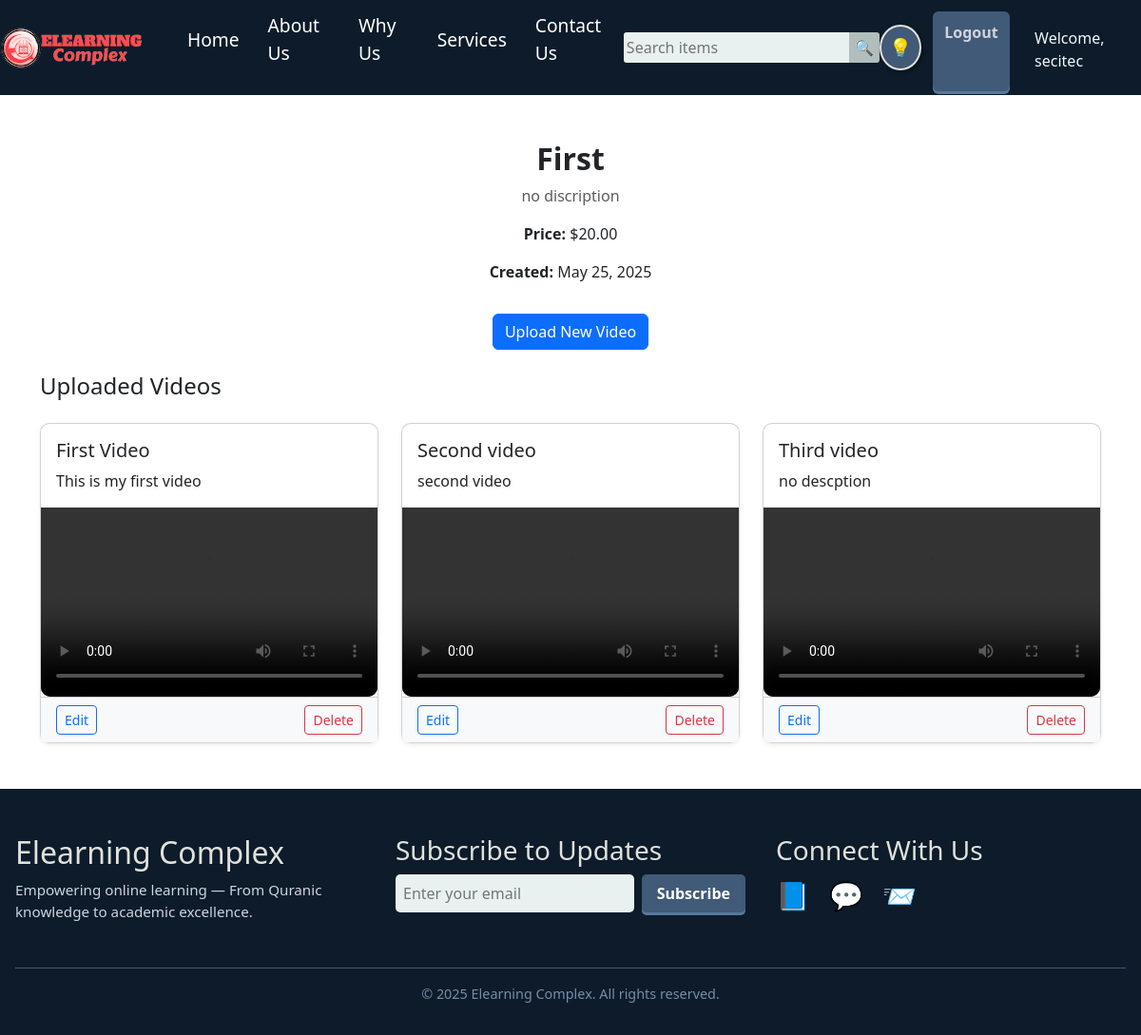
Screenshot of /teacher-dashboard/course/1/ (signed in) with the database file from the repository.
### firstapp/models.py (models this page shows, shortened)
class Courses(models.Model):
    name = models.CharField(max_length=100)
    description = models.TextField()
    price = models.DecimalField(max_digits=10, decimal_places=2)
    created_at = models.DateTimeField(auto_now_add=True)
    updated_at = models.DateTimeField(auto_now=True)
    teacher = models.ForeignKey(Teacher, on_delete=models.CASCADE)
    students = models.ManyToManyField(Student, related_name='courses')
    thumbnail = models.ImageField(upload_to='thumbnails/', blank=True, null=True)

class video(models.Model):
    file=models.FileField(upload_to='videos/', null=True, blank=True)
    title = models.CharField(max_length=100)
    description = models.TextField()
    url = models.URLField(null=True, blank=True)
    created_at = models.DateTimeField(auto_now_add=True)
    course = models.ForeignKey(Courses, on_delete=models.CASCADE)

### firstapp/views.py (the view)
# urls.py: path('teacher-dashboard/course/<int:course_id>/', views.t_course_detail, name='course-detail'),
def t_course_detail(request, course_id):
    if request.user.is_authenticated:
        profile = Profile.objects.get(user=request.user)
        if profile.role == "teacher":
            course = Courses.objects.get(id=course_id)
            videos = video.objects.filter(course=course)
            return render(request, "t_course_detail.html", {"course": course, "videos": videos})
        else:
            messages.error(request, "You are not authorized to access this page.")
            return redirect("/")
    else:
        messages.error(request, "You need to log in first.")
        return redirect("/login")

### templates/t_course_detail.html (shortened to what this page needs)
{% extends 'base.html' %}
{% load static %}
{% block styles %}
<link href="https://cdn.jsdelivr.net/npm/bootstrap@5.3.2/dist/css/bootstrap.min.css" rel="stylesheet">
{% endblock %}
{% block content %}
<div class="container py-5">
    <div class="text-center mb-4">
        <h2 class="fw-bold">{{ course.name }}</h2>
        <p class="text-muted">{{ course.description }}</p>
        <p><strong>Price:</strong> ${{ course.price }}</p>
        <p><strong>Created:</strong> {{ course.created_at|date:"M d, Y" }}</p>
        <a href="{% url 'add-video' course.id %}" class="btn btn-primary mt-3">Upload New Video</a>
    </div>
    <h4 class="mb-4">Uploaded Videos</h4>
    {% if videos %}
    <div class="row row-cols-1 row-cols-md-2 row-cols-lg-3 g-4">
        {% for vid in videos %}
        <div class="col">
            <div class="card video-card h-100 shadow-sm">
                <div class="card-body">
                    <h5 class="card-title">{{ vid.title }}</h5>
                    <p class="card-text">{{ vid.description|default:"No description." }}</p>
                </div>
                {% if vid.file %}
                <div class="ratio ratio-16x9">
                    <video controls>
                        <source src="{{ vid.file.url }}" type="video/mp4">
                    </video>
                </div>
                {% elif vid.url %}
                <div class="ratio ratio-16x9">
                    <iframe src="{{ vid.url }}" frameborder="0" allowfullscreen></iframe>
                </div>
                {% endif %}
                <div class="card-footer d-flex justify-content-between bg-light">
                    <a href="{% url 'edit-video'  course.id vid.id %}" class="btn btn-outline-primary btn-sm">
                        Edit
                    </a>
                    <a href="{% url 'delete-video'  course.id vid.id %}" class="btn btn-outline-danger btn-sm">
                        Delete
                    </a>
                </div>
            </div>
        </div>
        {% endfor %}
    </div>
    {% else %}
    <p class="text-muted">No videos uploaded for this course yet.</p>
    {% endif %}
</div>
{% endblock %}

### templates/base.html (shortened to what this page needs)
{% load static %}
<!DOCTYPE html>
<html lang="en">
<head>
    <link rel="stylesheet" href="/static/css/base.css">
    <link rel="stylesheet" href="https://cdnjs.cloudflare.com/ajax/libs/font-awesome/6.0.0-beta3/css/all.min.css"
 />
    {% block styles %}
    {% endblock %}
</head>
<body>
    <header>
        <nav id="navbar">
            <a id="logo" href="#">
                <img src="/static/images/image.png" alt="Elearning Complex" />
            </a>
            <ul id="ulist">
                <li class="navlists"> <a class="anav" href="{% url 'home'%}">Home</a></li>
                <li class="navlists"> <a class="anav" href="{%url 'about-us'%}">About Us</a></li>
                <li class="navlists"> <a class="anav" href="#">Why Us</a></li>
                <li class="navlists"> <a class="anav" href="{% url 'courses' %}">Services</a></li>
                <li class="navlists"> <a class="anav" href="#">Contact Us</a></li>
            </ul>
            <div id="search-box">
                <input type="text" id="search" name="search" placeholder="Search items" /><button
                    id="search-button">🔍</button>
            </div>
            <div id="dark-light">
                <button title="Toggle Theme">💡</button>
            </div>
            <div id="auth-buttons">
                {% if user.is_authenticated %}
                <a class="auth-btn" id="login-btn" href="{% url 'logout' %}">Logout</a>
                <div class="welcome">
                    <p style=" padding-left: 30px; padding-top: 20px; color: aliceblue;" id="welcome-message"
                        style="display: none;">Welcome,
                        {{user.username }}
                    </p>
                </div>
                {% else %}
                <a class="auth-btn" id="login-btn" href="{% url 'login' %}">Login</a>
                <a class="auth-btn" id="signup-btn" href="{% url 'chooseRole' %}">Sign Up</a>
                {% endif %}
            </div>
        </nav>
    </header>
        {% block content %}
        {% endblock %}
        <footer id="footer">
            <div class="footer-content">
                <div class="footer-section">
                    <h2>Elearning Complex</h2>
                    <p>Empowering online learning — From Quranic knowledge to academic excellence.</p>
                </div>
                <div class="footer-section">
                    <h3>Subscribe to Updates</h3>
                    <form id="newsletter-form">
                        <input type="email" placeholder="Enter your email" required>
                        <button type="submit">Subscribe</button>
                    </form>
                </div>
                <div class="footer-section">
                    <h3>Connect With Us</h3>
                    <div class="social-icons">
                        <a href="#" title="Facebook">📘</a>
                        <a href="#" title="WhatsApp">💬</a>
                        <a href="#" title="Telegram">📨</a>
                    </div>
                </div>
            </div>
            <div class="footer-bottom">
                <p>© 2025 Elearning Complex. All rights reserved.</p>
            </div>
        </footer>

### static/css/base.css (style rules this page uses)
* { margin: 0; padding: 0; box-sizing: border-box; }
#navbar { height: 100px; background-color: #0d1b2a; width: 100%; display: flex; justify-content: space-evenly; align-items: center; padding: 0; margin: 0; }
#logo { margin: 0px 0px 0px 0rem; text-decoration: none; }
#ulist { list-style-type: none; display: flex; height: 100px; font-size: 1.2rem; align-items: center; }
.navlists { height: 100%; display: flex; align-items: center; }
.anav { text-decoration: none; color: white; margin: 0px 15px 0px; }
#search-box { margin: 0px; display: flex; align-items: center; }
#search { height: 2rem; border-radius: 3px 0px 0px 3px; border-style: none; padding: 0px 3px; background-color: rgb(232, 241, 240); }
#search-button { height: 2rem; border-radius: 0px 3px 3px 0px; border-style: none; width: 2rem; background-color: rgb(177, 190, 189); }
#dark-light button { font-size: 1.2rem; padding: 0.5rem; border-radius: 50%; background-color: #415a77; color: white; border: 2px solid #e0e1dd; cursor: pointer; transition: background-color 0.3s ease, transform 0.2s ease; box-shadow: 2px 2px 4px rgba(0, 0, 0, 0.4); }
#auth-buttons { display: flex; }
.auth-btn { width: 90px; text-decoration: none; background-color: #415a77; border-radius: 3px; border: none; border: 2px; padding: 0.6rem 0.2rem; border-radius: 6px; font-weight: bold; font-size: 1rem; cursor: pointer; transition: all 0.2s ease-in-out; margin-left: 0.5rem; color: rgb(211, 211, 221); transform: translate3d(4px, 4px, 9px); box-shadow: 0 3px 0px #56789e; text-align: center; }
#footer { background-color: #0d1b2a; color: #e0e1dd; padding: 3rem 1rem 1rem; font-family: inherit; }
.footer-content { display: flex; justify-content: space-around; flex-wrap: wrap; gap: 2rem; max-width: 1200px; margin: auto; }
.footer-section { flex: 1; min-width: 250px; }
.footer-section h2, .footer-section h3 { color: #e0e1dd; margin-bottom: 0.5rem; }
.footer-section p { color: #cbd5e1; font-size: 0.95rem; }
#newsletter-form { display: flex; flex-wrap: wrap; gap: 0.5rem; }
#newsletter-form input[type="email"] { padding: 0.5rem; border: none; border-radius: 5px; background-color: rgb(232, 241, 240); flex: 1; }
#newsletter-form button { padding: 0.5rem 1rem; background-color: #415a77; color: white; border: none; border-radius: 5px; font-weight: bold; cursor: pointer; box-shadow: 0 3px 0px #56789e; transition: all 0.3s ease; }
.social-icons a { font-size: 1.8rem; margin-right: 1rem; color: #e0e1dd; transition: color 0.3s; text-decoration: none; }
.footer-bottom { text-align: center; margin-top: 2rem; border-top: 1px solid #415a77; padding-top: 1rem; font-size: 0.9rem; color: #778da9; }

### templates/t_course_detail.html (style rules this page uses)
.video-card { border-radius: 10px; box-shadow: 0 4px 8px rgba(0, 0, 0, 0.05); transition: transform 0.2s; }
.ratio-16x9 iframe, .ratio-16x9 video { width: 100%; height: 100%; border-radius: 0 0 10px 10px; }

### rows the page displays
Courses: name "First", description "no discription", price "20.00", created_at "May 25, 2025"
video: title "First Video", description "This is my first video"
video: title "Second video", description "second video"
video: title "Third video", description "no descption"

### other values shown
{{ user.username }} "secitec"
